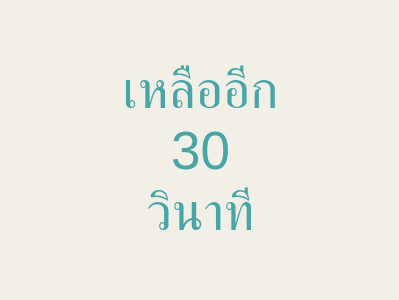
<?xml version="1.0" encoding="UTF-8"?>
<ui version="4.0">
 <class>Dialog</class>
 <widget class="QDialog" name="Dialog">
  <property name="geometry">
   <rect>
    <x>0</x>
    <y>0</y>
    <width>399</width>
    <height>300</height>
   </rect>
  </property>
  <property name="windowTitle">
   <string>Dialog</string>
  </property>
  <property name="styleSheet">
   <string notr="true">background-color: #F2EFE7;</string>
  </property>
  <widget class="QLabel" name="countdown">
   <property name="geometry">
    <rect>
     <x>10</x>
     <y>10</y>
     <width>381</width>
     <height>281</height>
    </rect>
   </property>
   <property name="font">
    <font>
     <pointsize>40</pointsize>
    </font>
   </property>
   <property name="styleSheet">
    <string notr="true">color: #48A6A7;</string>
   </property>
   <property name="frameShape">
    <enum>QFrame::NoFrame</enum>
   </property>
   <property name="text">
    <string>เหลืออีก
30 
วินาที</string>
   </property>
   <property name="alignment">
    <set>Qt::AlignCenter</set>
   </property>
  </widget>
 </widget>
 <resources/>
 <connections/>
</ui>
